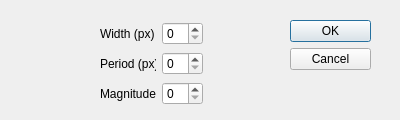
<?xml version="1.0" encoding="UTF-8"?>
<ui version="4.0">
 <class>Dialog_noiseband_vertical</class>
 <widget class="QDialog" name="Dialog_noiseband_vertical">
  <property name="geometry">
   <rect>
    <x>0</x>
    <y>0</y>
    <width>400</width>
    <height>120</height>
   </rect>
  </property>
  <property name="sizePolicy">
   <sizepolicy hsizetype="Fixed" vsizetype="Fixed">
    <horstretch>0</horstretch>
    <verstretch>0</verstretch>
   </sizepolicy>
  </property>
  <property name="minimumSize">
   <size>
    <width>400</width>
    <height>120</height>
   </size>
  </property>
  <property name="maximumSize">
   <size>
    <width>400</width>
    <height>120</height>
   </size>
  </property>
  <property name="windowTitle">
   <string>Vertical Noise Bands</string>
  </property>
  <widget class="QDialogButtonBox" name="buttonBox">
   <property name="geometry">
    <rect>
     <x>290</x>
     <y>20</y>
     <width>81</width>
     <height>241</height>
    </rect>
   </property>
   <property name="orientation">
    <enum>Qt::Vertical</enum>
   </property>
   <property name="standardButtons">
    <set>QDialogButtonBox::Cancel|QDialogButtonBox::Ok</set>
   </property>
  </widget>
  <widget class="QWidget" name="">
   <property name="geometry">
    <rect>
     <x>100</x>
     <y>21</y>
     <width>103</width>
     <height>85</height>
    </rect>
   </property>
   <layout class="QGridLayout" name="gridLayout">
    <item row="0" column="0">
     <widget class="QLabel" name="label">
      <property name="text">
       <string>Width (px)</string>
      </property>
     </widget>
    </item>
    <item row="0" column="1">
     <widget class="QSpinBox" name="spinBox_width">
      <property name="singleStep">
       <number>10</number>
      </property>
     </widget>
    </item>
    <item row="1" column="0">
     <widget class="QLabel" name="label_2">
      <property name="text">
       <string>Period (px)</string>
      </property>
     </widget>
    </item>
    <item row="1" column="1">
     <widget class="QSpinBox" name="spinBox_period">
      <property name="singleStep">
       <number>10</number>
      </property>
     </widget>
    </item>
    <item row="2" column="0">
     <widget class="QLabel" name="label_3">
      <property name="text">
       <string>Magnitude</string>
      </property>
     </widget>
    </item>
    <item row="2" column="1">
     <widget class="QSpinBox" name="spinBox_magnitude">
      <property name="singleStep">
       <number>10</number>
      </property>
     </widget>
    </item>
   </layout>
  </widget>
 </widget>
 <resources/>
 <connections>
  <connection>
   <sender>buttonBox</sender>
   <signal>accepted()</signal>
   <receiver>Dialog_noiseband_vertical</receiver>
   <slot>accept()</slot>
   <hints>
    <hint type="sourcelabel">
     <x>248</x>
     <y>254</y>
    </hint>
    <hint type="destinationlabel">
     <x>157</x>
     <y>274</y>
    </hint>
   </hints>
  </connection>
  <connection>
   <sender>buttonBox</sender>
   <signal>rejected()</signal>
   <receiver>Dialog_noiseband_vertical</receiver>
   <slot>reject()</slot>
   <hints>
    <hint type="sourcelabel">
     <x>316</x>
     <y>260</y>
    </hint>
    <hint type="destinationlabel">
     <x>286</x>
     <y>274</y>
    </hint>
   </hints>
  </connection>
 </connections>
</ui>
